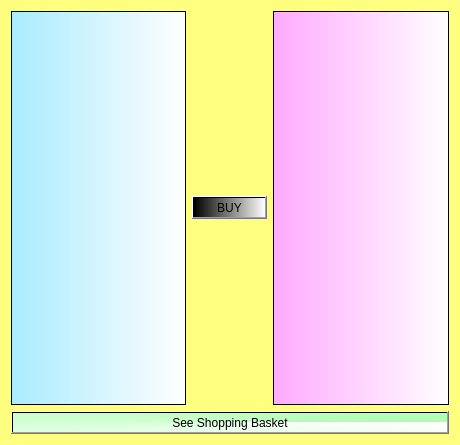
<?xml version="1.0" encoding="UTF-8"?>
<ui version="4.0">
 <class>UserDressShop</class>
 <widget class="QWidget" name="UserDressShop">
  <property name="geometry">
   <rect>
    <x>0</x>
    <y>0</y>
    <width>460</width>
    <height>445</height>
   </rect>
  </property>
  <property name="windowTitle">
   <string>UserDressShop</string>
  </property>
  <property name="styleSheet">
   <string notr="true">
background-color: rgb(255, 255, 127);
background-color: rgb(255, 255, 127);</string>
  </property>
  <layout class="QVBoxLayout" name="verticalLayout">
   <item>
    <layout class="QHBoxLayout" name="horizontalLayout">
     <item>
      <widget class="QListWidget" name="repoBasket">
       <property name="styleSheet">
        <string notr="true">background-color: qlineargradient(spread:pad, x1:0, y1:0, x2:1, y2:0, stop:0 rgba(255, 85, 255, 255), stop:1 rgba(255, 255, 255, 255));
background-color: qlineargradient(spread:pad, x1:0, y1:0, x2:1, y2:0, stop:0 rgba(170, 235, 255, 255), stop:1 rgba(255, 255, 255, 255));</string>
       </property>
      </widget>
     </item>
     <item>
      <widget class="QPushButton" name="BuyDress">
       <property name="styleSheet">
        <string notr="true">background-color: qlineargradient(spread:pad, x1:0, y1:0, x2:1, y2:0, stop:0 rgba(0, 0, 0, 255), stop:1 rgba(255, 255, 255, 255));</string>
       </property>
       <property name="text">
        <string>BUY</string>
       </property>
      </widget>
     </item>
     <item>
      <widget class="QListWidget" name="shoppingBasket">
       <property name="styleSheet">
        <string notr="true">
background-color: qlineargradient(spread:pad, x1:0, y1:0, x2:1, y2:0, stop:0 rgba(255, 170, 255, 255), stop:1 rgba(255, 255, 255, 255));</string>
       </property>
      </widget>
     </item>
    </layout>
   </item>
   <item>
    <widget class="QPushButton" name="shopping_basket_button">
     <property name="styleSheet">
      <string notr="true">background-color: qconicalgradient(cx:0.5, cy:0.5, angle:0, stop:0 rgba(170, 255, 173, 255), stop:1 rgba(255, 255, 255, 255));</string>
     </property>
     <property name="text">
      <string>See Shopping Basket</string>
     </property>
    </widget>
   </item>
  </layout>
 </widget>
 <layoutdefault spacing="6" margin="11"/>
 <resources/>
 <connections/>
</ui>
